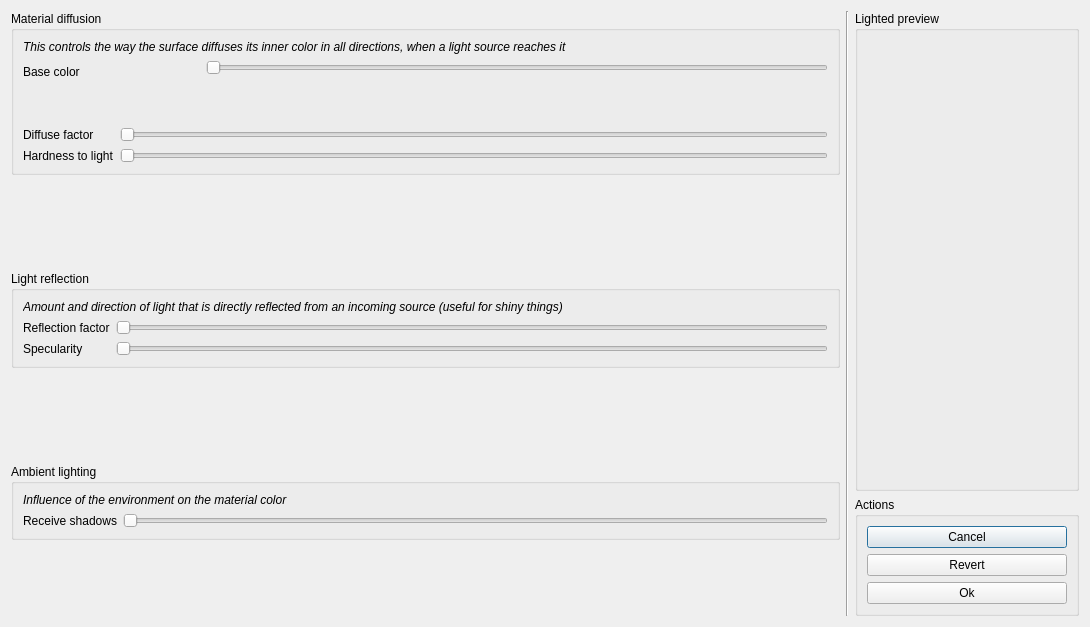
<?xml version="1.0" encoding="UTF-8"?>
<ui version="4.0">
 <class>DialogMaterialEditor</class>
 <widget class="QDialog" name="DialogMaterialEditor">
  <property name="geometry">
   <rect>
    <x>0</x>
    <y>0</y>
    <width>1090</width>
    <height>627</height>
   </rect>
  </property>
  <property name="windowTitle">
   <string>Dialog</string>
  </property>
  <layout class="QHBoxLayout" name="horizontalLayout">
   <item>
    <layout class="QVBoxLayout" name="verticalLayout_10">
     <property name="spacing">
      <number>20</number>
     </property>
     <item>
      <widget class="QGroupBox" name="groupBox_2">
       <property name="title">
        <string>Material diffusion</string>
       </property>
       <property name="flat">
        <bool>true</bool>
       </property>
       <layout class="QVBoxLayout" name="verticalLayout_9">
        <item>
         <widget class="QLabel" name="label">
          <property name="font">
           <font>
            <italic>true</italic>
           </font>
          </property>
          <property name="text">
           <string>This controls the way the surface diffuses its inner color in all directions, when a light source reaches it</string>
          </property>
          <property name="wordWrap">
           <bool>true</bool>
          </property>
         </widget>
        </item>
        <item>
         <layout class="QFormLayout" name="formLayout">
          <property name="fieldGrowthPolicy">
           <enum>QFormLayout::AllNonFixedFieldsGrow</enum>
          </property>
          <item row="0" column="0">
           <widget class="QLabel" name="baseColorLabel">
            <property name="text">
             <string>Base color</string>
            </property>
           </widget>
          </item>
          <item row="1" column="0">
           <widget class="QLabel" name="diffuseFactorLabel">
            <property name="text">
             <string>Diffuse factor</string>
            </property>
           </widget>
          </item>
          <item row="2" column="0">
           <widget class="QLabel" name="hardnessToLightLabel">
            <property name="text">
             <string>Hardness to light</string>
            </property>
           </widget>
          </item>
          <item row="1" column="1">
           <widget class="WidgetSliderDecimal" name="slider_diffuse">
            <property name="orientation">
             <enum>Qt::Horizontal</enum>
            </property>
           </widget>
          </item>
          <item row="2" column="1">
           <widget class="WidgetSliderDecimal" name="slider_hardness">
            <property name="orientation">
             <enum>Qt::Horizontal</enum>
            </property>
           </widget>
          </item>
          <item row="0" column="1">
           <layout class="QHBoxLayout" name="horizontalLayout_3">
            <item>
             <widget class="SmallPreviewColor" name="preview_color" native="true">
              <property name="minimumSize">
               <size>
                <width>80</width>
                <height>30</height>
               </size>
              </property>
             </widget>
            </item>
            <item>
             <layout class="QVBoxLayout" name="verticalLayout">
              <item>
               <widget class="WidgetSliderDecimal" name="slider_hue">
                <property name="orientation">
                 <enum>Qt::Horizontal</enum>
                </property>
               </widget>
              </item>
              <item>
               <widget class="SmallPreviewHues" name="widget_2" native="true">
                <property name="minimumSize">
                 <size>
                  <width>600</width>
                  <height>40</height>
                 </size>
                </property>
               </widget>
              </item>
             </layout>
            </item>
           </layout>
          </item>
         </layout>
        </item>
       </layout>
      </widget>
     </item>
     <item>
      <spacer name="verticalSpacer_2">
       <property name="orientation">
        <enum>Qt::Vertical</enum>
       </property>
       <property name="sizeHint" stdset="0">
        <size>
         <width>20</width>
         <height>40</height>
        </size>
       </property>
      </spacer>
     </item>
     <item>
      <widget class="QGroupBox" name="groupBox_3">
       <property name="title">
        <string>Light reflection</string>
       </property>
       <property name="flat">
        <bool>true</bool>
       </property>
       <layout class="QVBoxLayout" name="verticalLayout_11">
        <item>
         <widget class="QLabel" name="label_2">
          <property name="font">
           <font>
            <italic>true</italic>
           </font>
          </property>
          <property name="text">
           <string>Amount and direction of light that is directly reflected from an incoming source (useful for shiny things)</string>
          </property>
          <property name="wordWrap">
           <bool>true</bool>
          </property>
         </widget>
        </item>
        <item>
         <layout class="QFormLayout" name="formLayout_2">
          <item row="0" column="0">
           <widget class="QLabel" name="reflectionFactorLabel">
            <property name="text">
             <string>Reflection factor</string>
            </property>
           </widget>
          </item>
          <item row="1" column="0">
           <widget class="QLabel" name="specularityLabel">
            <property name="text">
             <string>Specularity</string>
            </property>
           </widget>
          </item>
          <item row="0" column="1">
           <widget class="WidgetSliderDecimal" name="slider_reflection">
            <property name="orientation">
             <enum>Qt::Horizontal</enum>
            </property>
           </widget>
          </item>
          <item row="1" column="1">
           <widget class="WidgetSliderDecimal" name="slider_specularity">
            <property name="orientation">
             <enum>Qt::Horizontal</enum>
            </property>
           </widget>
          </item>
         </layout>
        </item>
       </layout>
      </widget>
     </item>
     <item>
      <spacer name="verticalSpacer_3">
       <property name="orientation">
        <enum>Qt::Vertical</enum>
       </property>
       <property name="sizeHint" stdset="0">
        <size>
         <width>20</width>
         <height>40</height>
        </size>
       </property>
      </spacer>
     </item>
     <item>
      <widget class="QGroupBox" name="groupBox_5">
       <property name="title">
        <string>Ambient lighting</string>
       </property>
       <property name="flat">
        <bool>true</bool>
       </property>
       <layout class="QVBoxLayout" name="verticalLayout_12">
        <item>
         <widget class="QLabel" name="label_3">
          <property name="font">
           <font>
            <italic>true</italic>
           </font>
          </property>
          <property name="text">
           <string>Influence of the environment on the material color</string>
          </property>
         </widget>
        </item>
        <item>
         <layout class="QFormLayout" name="formLayout_3">
          <item row="0" column="0">
           <widget class="QLabel" name="receiveShadowsLabel">
            <property name="text">
             <string>Receive shadows</string>
            </property>
           </widget>
          </item>
          <item row="0" column="1">
           <widget class="WidgetSliderDecimal" name="slider_receive_shadows">
            <property name="orientation">
             <enum>Qt::Horizontal</enum>
            </property>
           </widget>
          </item>
         </layout>
        </item>
       </layout>
      </widget>
     </item>
     <item>
      <spacer name="verticalSpacer_4">
       <property name="orientation">
        <enum>Qt::Vertical</enum>
       </property>
       <property name="sizeHint" stdset="0">
        <size>
         <width>20</width>
         <height>40</height>
        </size>
       </property>
      </spacer>
     </item>
    </layout>
   </item>
   <item>
    <widget class="Line" name="line">
     <property name="orientation">
      <enum>Qt::Vertical</enum>
     </property>
    </widget>
   </item>
   <item>
    <layout class="QVBoxLayout" name="verticalLayout_2">
     <item>
      <widget class="QGroupBox" name="groupBox">
       <property name="title">
        <string>Lighted preview</string>
       </property>
       <property name="flat">
        <bool>true</bool>
       </property>
       <layout class="QVBoxLayout" name="verticalLayout_4">
        <item>
         <widget class="BasePreview" name="preview_lighted" native="true">
          <property name="sizePolicy">
           <sizepolicy hsizetype="Fixed" vsizetype="Fixed">
            <horstretch>0</horstretch>
            <verstretch>0</verstretch>
           </sizepolicy>
          </property>
          <property name="minimumSize">
           <size>
            <width>200</width>
            <height>200</height>
           </size>
          </property>
          <property name="maximumSize">
           <size>
            <width>200</width>
            <height>200</height>
           </size>
          </property>
         </widget>
        </item>
        <item>
         <spacer name="verticalSpacer">
          <property name="orientation">
           <enum>Qt::Vertical</enum>
          </property>
          <property name="sizeHint" stdset="0">
           <size>
            <width>20</width>
            <height>40</height>
           </size>
          </property>
         </spacer>
        </item>
       </layout>
      </widget>
     </item>
     <item>
      <widget class="QGroupBox" name="groupBox_4">
       <property name="title">
        <string>Actions</string>
       </property>
       <property name="flat">
        <bool>true</bool>
       </property>
       <layout class="QVBoxLayout" name="verticalLayout_5">
        <item>
         <widget class="QPushButton" name="button_cancel">
          <property name="text">
           <string>Cancel</string>
          </property>
          <property name="icon">
           <iconset resource="../../../data/ui_pictures.qrc">
            <normaloff>:/buttons/logo/images/cancel.png</normaloff>:/buttons/logo/images/cancel.png</iconset>
          </property>
         </widget>
        </item>
        <item>
         <widget class="QPushButton" name="button_revert">
          <property name="text">
           <string>Revert</string>
          </property>
          <property name="icon">
           <iconset resource="../../../data/ui_pictures.qrc">
            <normaloff>:/buttons/logo/images/revert.png</normaloff>:/buttons/logo/images/revert.png</iconset>
          </property>
         </widget>
        </item>
        <item>
         <widget class="QPushButton" name="button_apply">
          <property name="text">
           <string>Ok</string>
          </property>
          <property name="icon">
           <iconset resource="../../../data/ui_pictures.qrc">
            <normaloff>:/buttons/logo/images/apply.png</normaloff>:/buttons/logo/images/apply.png</iconset>
          </property>
         </widget>
        </item>
       </layout>
      </widget>
     </item>
    </layout>
   </item>
  </layout>
 </widget>
 <customwidgets>
  <customwidget>
   <class>BasePreview</class>
   <extends>QWidget</extends>
   <header>basepreview.h</header>
   <container>1</container>
  </customwidget>
  <customwidget>
   <class>WidgetSliderDecimal</class>
   <extends>QSlider</extends>
   <header>common/widgetsliderdecimal.h</header>
  </customwidget>
  <customwidget>
   <class>SmallPreviewColor</class>
   <extends>QWidget</extends>
   <header>lighting/SmallPreviewColor.h</header>
   <container>1</container>
  </customwidget>
  <customwidget>
   <class>SmallPreviewHues</class>
   <extends>QWidget</extends>
   <header>lighting/SmallPreviewHues.h</header>
   <container>1</container>
  </customwidget>
 </customwidgets>
 <resources>
  <include location="../../../data/ui_pictures.qrc"/>
 </resources>
 <connections/>
</ui>
